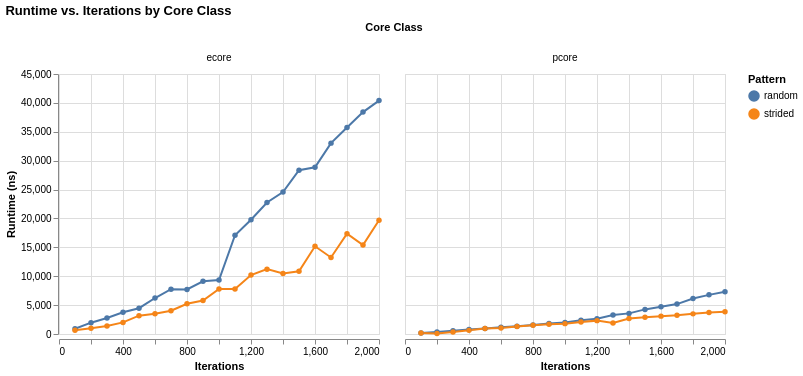

Notebook code cell kept with this figure:
### Code cell
base = (
    alt.Chart(df)
    .mark_line(point=True)
    .encode(
        x=alt.X("iterations:Q", title="Iterations"),
        y=alt.Y("runtime_ns:Q", title="Runtime (ns)"),
        color=alt.Color("pattern:N", title="Pattern"),
        tooltip=["pattern", "core_kind", "iterations", "runtime_ns"],
    )
    .properties(width=320, height=260)
)

chart = base.facet(
    column=alt.Column("core_kind:N", title="Core Class", sort=["ecore", "pcore"])
).properties(title="Runtime vs. Iterations by Core Class")

chart

### Figure 1 — Vega-Lite specification as saved in the notebook (floating-point values rounded to 4 significant figures)
{"config": {"view": {"continuousWidth": 300, "continuousHeight": 300}}, "data": {"name": "data-2019043bd849b7c69d832f082bc29f1c"}, "facet": {"column": {"field": "core_kind", "sort": ["ecore", "pcore"], "title": "Core Class", "type": "nominal"}}, "spec": {"mark": {"type": "line", "point": true}, "encoding": {"color": {"field": "pattern", "title": "Pattern", "type": "nominal"}, "tooltip": [{"field": "pattern", "type": "nominal"}, {"field": "core_kind", "type": "nominal"}, {"field": "iterations", "type": "quantitative"}, {"field": "runtime_ns", "type": "quantitative"}], "x": {"field": "iterations", "title": "Iterations", "type": "quantitative"}, "y": {"field": "runtime_ns", "title": "Runtime (ns)", "type": "quantitative"}}, "height": 260, "width": 320}, "title": "Runtime vs. Iterations by Core Class", "$schema": "https://vega.github.io/schema/vega-lite/v6.1.0.json", "datasets": {"data-2019043bd849b7c69d832f082bc29f1c": [{"iterations": 100, "pattern": "random", "core_kind": "ecore", "runtime_ns": 909.2}, {"iterations": 200, "pattern": "random", "core_kind": "ecore", "runtime_ns": 1961.0}, {"iterations": 300, "pattern": "random", "core_kind": "ecore", "runtime_ns": 2768.0}, {"iterations": 400, "pattern": "random", "core_kind": "ecore", "runtime_ns": 3754.0}, {"iterations": 500, "pattern": "random", "core_kind": "ecore", "runtime_ns": 4465.0}, {"iterations": 600, "pattern": "random", "core_kind": "ecore", "runtime_ns": 6227.0}, {"iterations": 700, "pattern": "random", "core_kind": "ecore", "runtime_ns": 7762.0}, {"iterations": 800, "pattern": "random", "core_kind": "ecore", "runtime_ns": 7713.0}, {"iterations": 900, "pattern": "random", "core_kind": "ecore", "runtime_ns": 9123.0}, {"iterations": 1000, "pattern": "random", "core_kind": "ecore", "runtime_ns": 9345.0}, {"iterations": 1100, "pattern": "random", "core_kind": "ecore", "runtime_ns": 17090.0}, {"iterations": 1200, "pattern": "random", "core_kind": "ecore", "runtime_ns": 19780.0}, {"iterations": 1300, "pattern": "random", "core_kind": "ecore", "runtime_ns": 22760.0}, {"iterations": 1400, "pattern": "random", "core_kind": "ecore", "runtime_ns": 24560.0}, {"iterations": 1500, "pattern": "random", "core_kind": "ecore", "runtime_ns": 28340.0}, {"iterations": 1600, "pattern": "random", "core_kind": "ecore", "runtime_ns": 28850.0}, {"iterations": 1700, "pattern": "random", "core_kind": "ecore", "runtime_ns": 33040.0}, {"iterations": 1800, "pattern": "random", "core_kind": "ecore", "runtime_ns": 35750.0}, {"iterations": 1900, "pattern": "random", "core_kind": "ecore", "runtime_ns": 38410.0}, {"iterations": 2000, "pattern": "random", "core_kind": "ecore", "runtime_ns": 40400.0}, {"iterations": 100, "pattern": "strided", "core_kind": "ecore", "runtime_ns": 647.5}, {"iterations": 200, "pattern": "strided", "core_kind": "ecore", "runtime_ns": 999.9}, {"iterations": 300, "pattern": "strided", "core_kind": "ecore", "runtime_ns": 1390.0}, {"iterations": 400, "pattern": "strided", "core_kind": "ecore", "runtime_ns": 2010.0}, {"iterations": 500, "pattern": "strided", "core_kind": "ecore", "runtime_ns": 3175.0}, {"iterations": 600, "pattern": "strided", "core_kind": "ecore", "runtime_ns": 3524.0}, {"iterations": 700, "pattern": "strided", "core_kind": "ecore", "runtime_ns": 4023.0}, {"iterations": 800, "pattern": "strided", "core_kind": "ecore", "runtime_ns": 5226.0}, {"iterations": 900, "pattern": "strided", "core_kind": "ecore", "runtime_ns": 5793.0}, {"iterations": 1000, "pattern": "strided", "core_kind": "ecore", "runtime_ns": 7782.0}, {"iterations": 1100, "pattern": "strided", "core_kind": "ecore", "runtime_ns": 7772.0}, {"iterations": 1200, "pattern": "strided", "core_kind": "ecore", "runtime_ns": 10200.0}, {"iterations": 1300, "pattern": "strided", "core_kind": "ecore", "runtime_ns": 11220.0}, {"iterations": 1400, "pattern": "strided", "core_kind": "ecore", "runtime_ns": 10460.0}, {"iterations": 1500, "pattern": "strided", "core_kind": "ecore", "runtime_ns": 10850.0}, {"iterations": 1600, "pattern": "strided", "core_kind": "ecore", "runtime_ns": 15180.0}, {"iterations": 1700, "pattern": "strided", "core_kind": "ecore", "runtime_ns": 13250.0}, {"iterations": 1800, "pattern": "strided", "core_kind": "ecore", "runtime_ns": 17350.0}, {"iterations": 1900, "pattern": "strided", "core_kind": "ecore", "runtime_ns": 15390.0}, {"iterations": 2000, "pattern": "strided", "core_kind": "ecore", "runtime_ns": 19680.0}, {"iterations": 100, "pattern": "random", "core_kind": "pcore", "runtime_ns": 172.8}, {"iterations": 200, "pattern": "random", "core_kind": "pcore", "runtime_ns": 364.4}, {"iterations": 300, "pattern": "random", "core_kind": "pcore", "runtime_ns": 565.6}, {"iterations": 400, "pattern": "random", "core_kind": "pcore", "runtime_ns": 760.6}, {"iterations": 500, "pattern": "random", "core_kind": "pcore", "runtime_ns": 960.0}, {"iterations": 600, "pattern": "random", "core_kind": "pcore", "runtime_ns": 1167.0}, {"iterations": 700, "pattern": "random", "core_kind": "pcore", "runtime_ns": 1348.0}, {"iterations": 800, "pattern": "random", "core_kind": "pcore", "runtime_ns": 1578.0}, {"iterations": 900, "pattern": "random", "core_kind": "pcore", "runtime_ns": 1829.0}, {"iterations": 1000, "pattern": "random", "core_kind": "pcore", "runtime_ns": 2010.0}, {"iterations": 1100, "pattern": "random", "core_kind": "pcore", "runtime_ns": 2364.0}, {"iterations": 1200, "pattern": "random", "core_kind": "pcore", "runtime_ns": 2637.0}, {"iterations": 1300, "pattern": "random", "core_kind": "pcore", "runtime_ns": 3287.0}, {"iterations": 1400, "pattern": "random", "core_kind": "pcore", "runtime_ns": 3569.0}, {"iterations": 1500, "pattern": "random", "core_kind": "pcore", "runtime_ns": 4259.0}, {"iterations": 1600, "pattern": "random", "core_kind": "pcore", "runtime_ns": 4718.0}, {"iterations": 1700, "pattern": "random", "core_kind": "pcore", "runtime_ns": 5180.0}, {"iterations": 1800, "pattern": "random", "core_kind": "pcore", "runtime_ns": 6155.0}, {"iterations": 1900, "pattern": "random", "core_kind": "pcore", "runtime_ns": 6775.0}, {"iterations": 2000, "pattern": "random", "core_kind": "pcore", "runtime_ns": 7319.0}, {"iterations": 100, "pattern": "strided", "core_kind": "pcore", "runtime_ns": 174.6}, {"iterations": 200, "pattern": "strided", "core_kind": "pcore", "runtime_ns": 82.4}, {"iterations": 300, "pattern": "strided", "core_kind": "pcore", "runtime_ns": 365.6}, {"iterations": 400, "pattern": "strided", "core_kind": "pcore", "runtime_ns": 628.9}, {"iterations": 500, "pattern": "strided", "core_kind": "pcore", "runtime_ns": 945.4}, {"iterations": 600, "pattern": "strided", "core_kind": "pcore", "runtime_ns": 1024.0}, {"iterations": 700, "pattern": "strided", "core_kind": "pcore", "runtime_ns": 1286.0}, {"iterations": 800, "pattern": "strided", "core_kind": "pcore", "runtime_ns": 1523.0}, {"iterations": 900, "pattern": "strided", "core_kind": "pcore", "runtime_ns": 1685.0}, {"iterations": 1000, "pattern": "strided", "core_kind": "pcore", "runtime_ns": 1795.0}, {"iterations": 1100, "pattern": "strided", "core_kind": "pcore", "runtime_ns": 2096.0}, {"iterations": 1200, "pattern": "strided", "core_kind": "pcore", "runtime_ns": 2314.0}, {"iterations": 1300, "pattern": "strided", "core_kind": "pcore", "runtime_ns": 1917.0}, {"iterations": 1400, "pattern": "strided", "core_kind": "pcore", "runtime_ns": 2691.0}, {"iterations": 1500, "pattern": "strided", "core_kind": "pcore", "runtime_ns": 2909.0}, {"iterations": 1600, "pattern": "strided", "core_kind": "pcore", "runtime_ns": 3092.0}, {"iterations": 1700, "pattern": "strided", "core_kind": "pcore", "runtime_ns": 3243.0}, {"iterations": 1800, "pattern": "strided", "core_kind": "pcore", "runtime_ns": 3484.0}, {"iterations": 1900, "pattern": "strided", "core_kind": "pcore", "runtime_ns": 3707.0}, {"iterations": 2000, "pattern": "strided", "core_kind": "pcore", "runtime_ns": 3869.0}]}}
